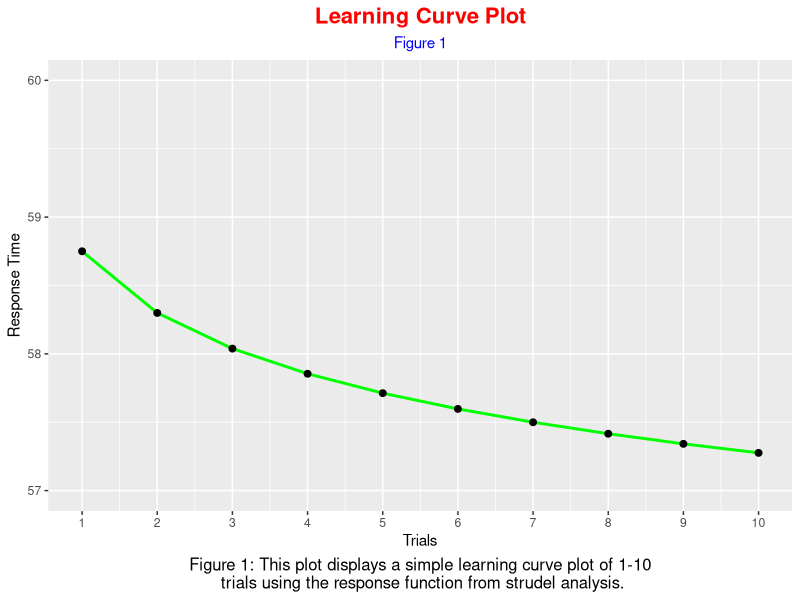
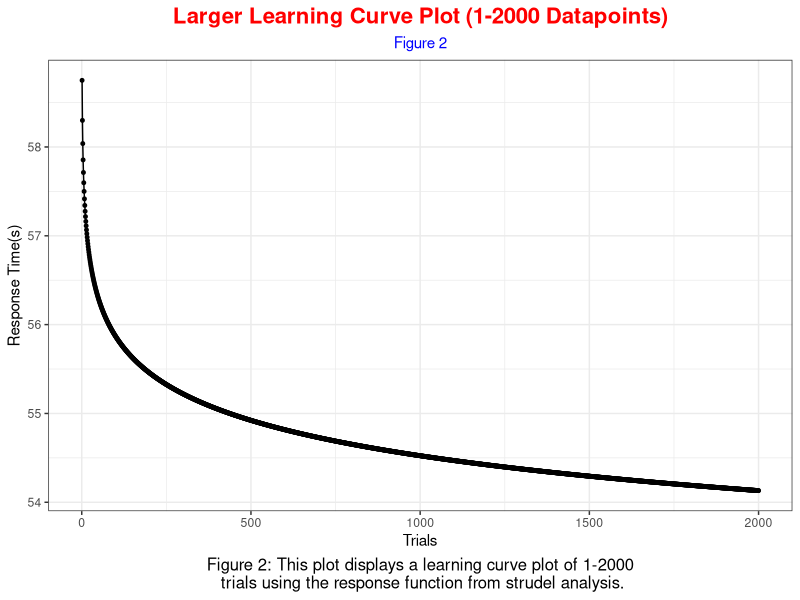
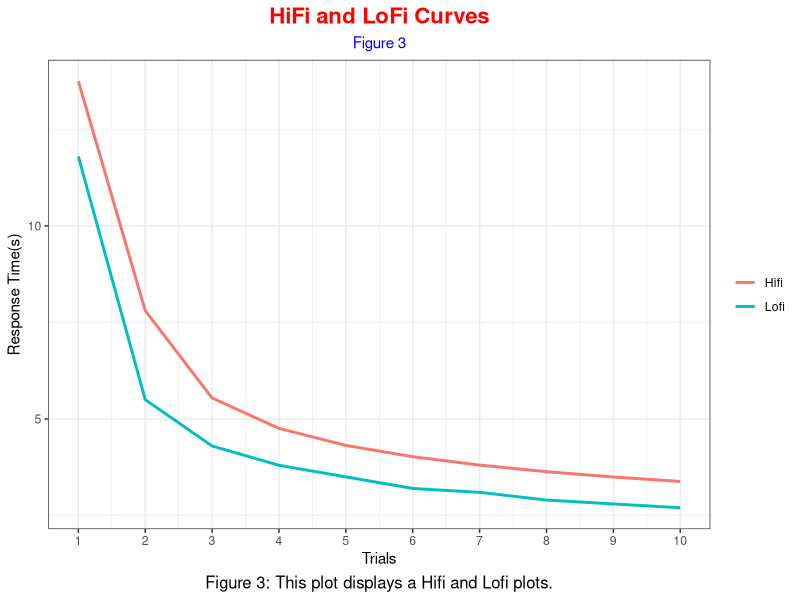
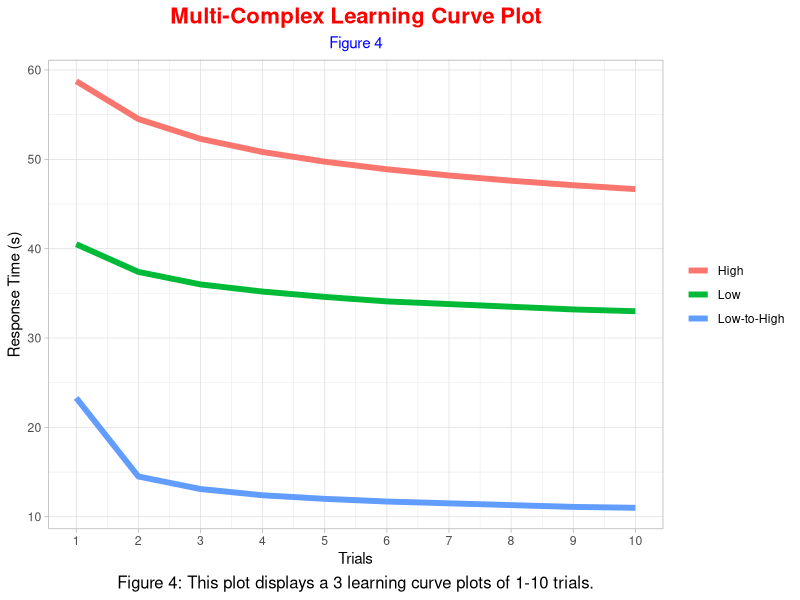
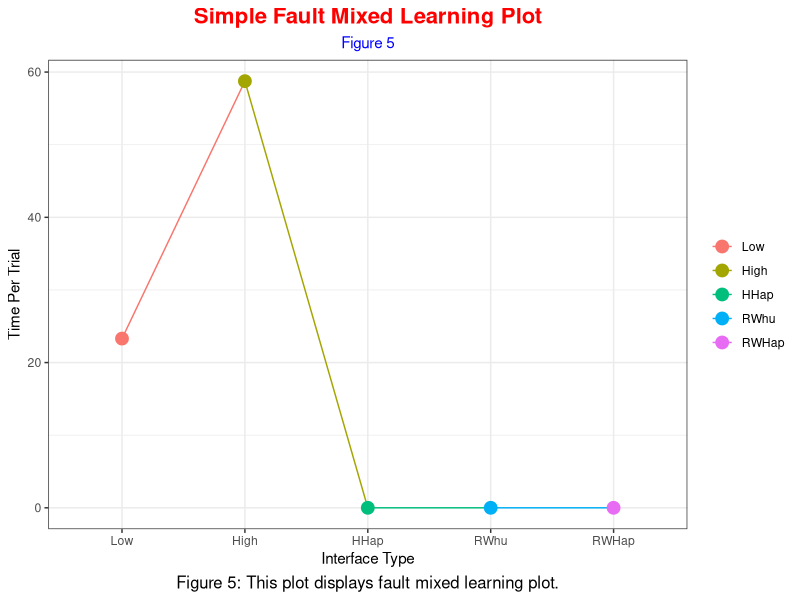
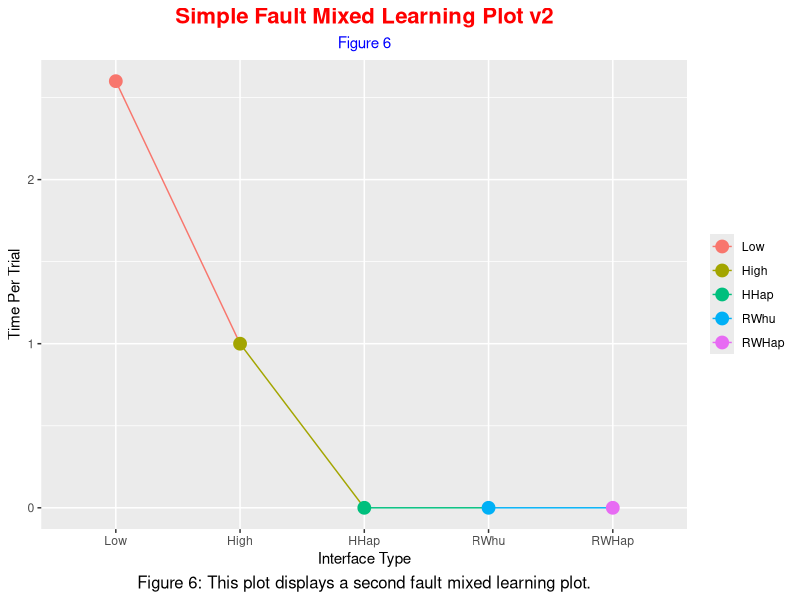
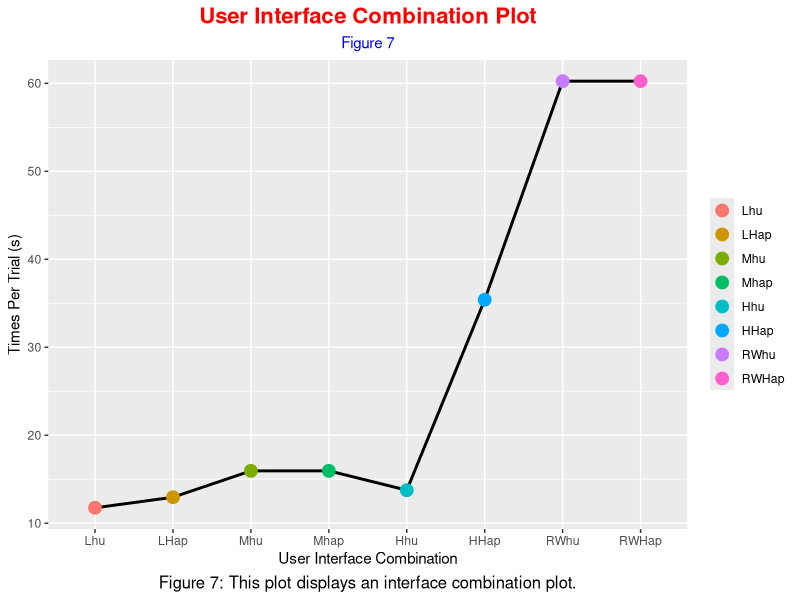
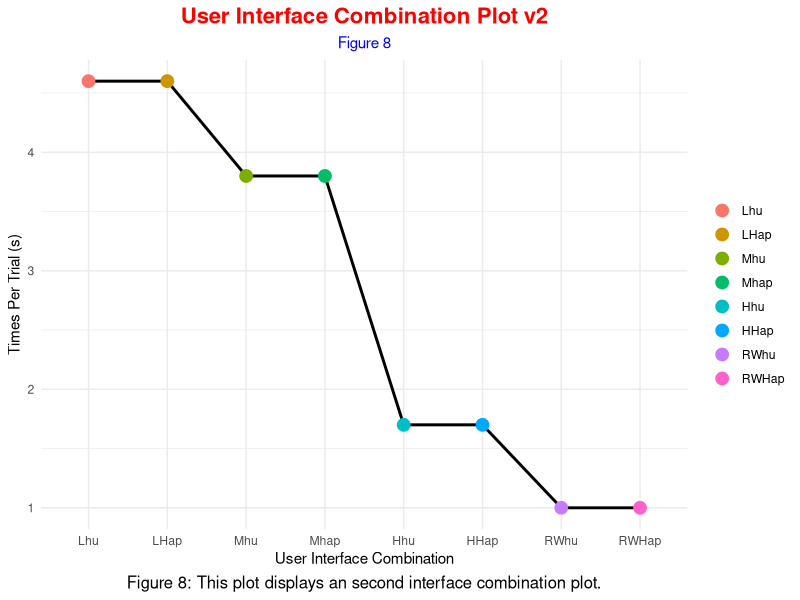

Source code (R) for these figures, in order:
## ---- chunk 1
knitr::opts_chunk$set(echo = TRUE)
## ---- chunk 2
library(dplyr)
library(ggplot2)
library(tidyr)

# options(max.print=1000000)
## ---- chunk 3
# This plot displays a simple learning curve plot of 1-10 trials using the response function from strudel analysis.

# Variables for response function
alpha = 0.02
fixedTasks = 26
learnedTasks = 32.75

# Data frame is the data structure used to store data for visualize plots 
learning_curve = data.frame(
  labels = c(1:10),
  respFunc = fixedTasks + (learnedTasks*((c(1:10))^-alpha))
)

ggplot(learning_curve, aes(x = labels, y = respFunc)) +
  #labs(x = "Trials", y = "Response Time") + #response time, task time
  labs(x = "Trials", y = "Response Time",
       title = "Learning Curve Plot", 
       subtitle = "Figure 1",
       caption = "Figure 1: This plot displays a simple learning curve plot of 1-10\n trials using the response function from strudel analysis.") +
  geom_line(color="green", size=1) + 
  geom_point(size = 2) +
  ylim(57, 60) +
  scale_x_continuous(breaks=c(1:10)) + 
  theme(legend.title=element_blank(), 
  plot.title = element_text(color = "red", size = 16, face = "bold", hjust = 0.5),
  plot.subtitle = element_text(color = "blue", hjust = 0.5),
  plot.caption = element_text(color = "black", size = 12, hjust = 0.5))

## ---- chunk 4
# This plot displays a learning curve plot of 1-2000 trials using the response function   from strudel analysis.

# Data frame is the data structure used to store data for visualize plots 
larger_learning_curve = data.frame(
  labels = c(1:2000),
  respFunc = fixedTasks + (learnedTasks*((c(1:2000))^-alpha))
)

# Visualization and construction of plot
ggplot(larger_learning_curve, aes(x = labels, y = respFunc)) + 
  labs(x = "Trials", y = "Response Time(s)",
       title = "Larger Learning Curve Plot (1-2000 Datapoints)", 
       subtitle = "Figure 2",
       caption = "Figure 2: This plot displays a learning curve plot of 1-2000\n trials using the response function from strudel analysis.") +
  geom_line() +
  geom_point(size=1) +
  theme_bw() + 
  theme(legend.title=element_blank(), 
  plot.title = element_text(color = "red", size = 16, face = "bold", hjust = 0.5),
  plot.subtitle = element_text(color = "blue", hjust = 0.5),
  plot.caption = element_text(color = "black", size = 12, hjust = 0.5))

## ---- chunk 5
# This plot displays a Hifi and Lofi plot from strudel analysis.

# Data frame is the data structure used to store data for visualize plots 
two_line_plot = data.frame( #Use function to generate plots
  time_blocks = c(1:10),
  lofi_resp_time = c(11.8,5.5,4.3,3.8,3.5,3.2,3.1,2.9,2.8,2.7),
  hifi_resp_time = c(13.75,7.807,5.544,4.756,4.316,4.022,3.805,3.635,3.497,3.382)
)

# Visualization and construction of plot
ggplot(two_line_plot, aes(x=time_blocks)) +
  geom_line(aes(y=lofi_resp_time, color="Lofi"), size = 1)+ 
  geom_line(aes(y=hifi_resp_time,color="Hifi"),size=1) + 
  labs(x = "Trials", y = "Response Time(s)",
       title = "HiFi and LoFi Curves", 
       subtitle = "Figure 3",
       caption = "Figure 3: This plot displays a Hifi and Lofi plots.") + 
  scale_x_continuous(breaks=c(1:10)) +
  theme_bw() + 
  theme(legend.title=element_blank(), 
  plot.title = element_text(color = "red", size = 16, face = "bold", hjust = 0.5),
  plot.subtitle = element_text(color = "blue", hjust = 0.5),
  plot.caption = element_text(color = "black", size = 12, hjust = 0.5))
## ---- chunk 6
# This plot displays a 3 learning curve plots of 1-10 trials using the response function and data from strudel analysis.

# Variables for response function
alpha = .20
fixedTasks = 26
learnedTasks = 32.75

# Data frame is the data structure used to store data for visualize plots 
multi_learning_curve = data.frame(
  labels = c(1:10),
  respFunc = fixedTasks + (learnedTasks*((c(1:10))^-alpha)),#Function working for this
  respFunc2 = c(40.5,37.4,36,35.2,34.6,34.1,33.8,33.5,33.2,33),#Change to working function
  respFunc3 = c(23.3,14.5,13.1,12.4,12,11.7,11.5,11.3,11.1,11)#Change to working function
)

# Visualization and construction of plot
ggplot(multi_learning_curve, aes(x = labels)) + 
  geom_line(aes(y = respFunc, color="High", group= 1), size = 2) +
  geom_line(aes(y = respFunc2, color="Low", group= 2), size = 2) +
  geom_line(aes(y = respFunc3, color="Low-to-High", group= 3), size = 2) +
  labs(x = "Trials", y = "Response Time (s)",
       title = "Multi-Complex Learning Curve Plot", 
       subtitle = "Figure 4",
       caption = "Figure 4: This plot displays a 3 learning curve plots of 1-10 trials.") + 
  scale_x_continuous(breaks=c(1:10)) +
  theme_light() + 
  theme(legend.title=element_blank(), 
  plot.title = element_text(color = "red", size = 16, face = "bold", hjust = 0.5),
  plot.subtitle = element_text(color = "blue", hjust = 0.5),
  plot.caption = element_text(color = "black", size = 12, hjust = 0.5))

## ---- chunk 7
# This plot displays fault mixed learning plot using the data from strudel analysis.

# Data frame is the data structure used to store data for visualize plots 
fault_mixed_learning_plot = data.frame(
  labels = c("Low", "High", "HHap", "RWhu", "RWHap"),
  data = c(23.3,58.75,0,0,0)
)

sorted_labels = factor(fault_mixed_learning_plot$labels,levels = c("Low", "High", "HHap", "RWhu", "RWHap"))# Sorts labels using factor function 

# Visualization and construction of plot
ggplot(fault_mixed_learning_plot, aes(x = sorted_labels, y = data, color=sorted_labels, group= 1)) + 
  geom_line() +
  geom_point(size = 4) +
  labs(x = "Interface Type",y = "Time Per Trial",
       title = "Simple Fault Mixed Learning Plot", 
       subtitle = "Figure 5",
       caption = "Figure 5: This plot displays fault mixed learning plot.") + 
  theme_bw() + 
  theme(legend.title=element_blank(), 
  plot.title = element_text(color = "red", size = 16, face = "bold", hjust = 0.5),
  plot.subtitle = element_text(color = "blue", hjust = 0.5),
  plot.caption = element_text(color = "black", size = 12, hjust = 0.5))
## ---- chunk 8
# This plot displays a second fault mixed learning plot using the data from strudel analysis.

# Data frame is the data structure used to store data for visualize plots 
fault_mixed_learning_plot_v2 = data.frame(
  labels = c("Low", "High", "HHap", "RWhu", "RWHap"),
  data = c(2.6,1,0,0,0)
)

sorted_labels = factor(fault_mixed_learning_plot_v2$labels,levels = c("Low", "High", "HHap", "RWhu", "RWHap"))# Sorts labels using factor function 

# Visualization and construction of plot
ggplot(fault_mixed_learning_plot_v2, aes(x = sorted_labels, y = data, color=sorted_labels, group= 1)) + 
  geom_line() +
  labs(x = "Interface Type", y = "Time Per Trial",
       title = "Simple Fault Mixed Learning Plot v2", 
       subtitle = "Figure 6",
       caption = "Figure 6: This plot displays a second fault mixed learning plot.") + 
  geom_point(size = 4) +
  theme_gray()+ 
  theme(legend.title=element_blank(), 
  plot.title = element_text(color = "red", size = 16, face = "bold", hjust = 0.5),
  plot.subtitle = element_text(color = "blue", hjust = 0.5),
  plot.caption = element_text(color = "black", size = 12, hjust = 0.5))

## ---- chunk 9
# This plot displays an interface combination plot using the data from strudel analysis.

rand_values = runif(2000, min=0, max=61)#Generates Random Values N=2000, i = 0-61

# Data frame is the data structure used to store data for visualize plots 
ui_combo_plot = data.frame(
  id = c(1:8),
  ui_combo = 	c("Lhu","LHap","Mhu","Mhap","Hhu","HHap","RWhu","RWHap"),		
  time_per_trial = c(11.75,12.95,15.95,15.95,13.75,35.4,60.25,60.25), 
  stringsAsFactors = FALSE
)
sorted_labels = factor(ui_combo_plot$ui_combo,levels = c("Lhu","LHap","Mhu","Mhap","Hhu","HHap","RWhu","RWHap"))

# Visualization and construction of plot
ggplot(ui_combo_plot, aes(sorted_labels,time_per_trial, group = 1, color=sorted_labels))+
  geom_line(color='black',size=1) +
  geom_point(size = 4) +
  labs(x = "User Interface Combination", y = "Times Per Trial (s)",
       title = "User Interface Combination Plot", 
       subtitle = "Figure 7",
       caption = "Figure 7: This plot displays an interface combination plot.") + 
  theme_gray() + 
  theme(legend.title=element_blank(), 
  plot.title = element_text(color = "red", size = 16, face = "bold", hjust = 0.5),
  plot.subtitle = element_text(color = "blue", hjust = 0.5),
  plot.caption = element_text(color = "black", size = 12, hjust = 0.5))
## ---- chunk 10
# This plot displays an second interface combination plot using the data from strudel analysis.

# Data frame is the data structure used to store data for visualize plots 
ui_combo_plot_v2 = data.frame(
  id = c(1:8),
  ui_combo = 	c("Lhu","LHap","Mhu","Mhap","Hhu","HHap","RWhu","RWHap"),		
  time_per_trial = c(4.6,4.6,3.8,3.8,1.7,1.7,1,1)
)
sorted_labels = factor(ui_combo_plot_v2$ui_combo,levels = c("Lhu","LHap","Mhu","Mhap","Hhu","HHap","RWhu","RWHap"))

# Visualization and construction of plot
ggplot(ui_combo_plot_v2, aes(sorted_labels,time_per_trial, group = 1, color=sorted_labels))+
  geom_line(color='black',size=1) +
  geom_point(size = 4) +
  labs(x = "User Interface Combination", y = "Times Per Trial (s)",
       title = "User Interface Combination Plot v2", 
       subtitle = "Figure 8",
       caption = "Figure 8: This plot displays an second interface combination plot.") + 
  theme_minimal() + 
  theme(legend.title=element_blank(), 
  plot.title = element_text(color = "red", size = 16, face = "bold", hjust = 0.5),
  plot.subtitle = element_text(color = "blue", hjust = 0.5),
  plot.caption = element_text(color = "black", size = 12, hjust = 0.5))
## ---- chunk 11
# This plot displays a random plot of 10 trials 

# Random Plot 
efforts = runif(10, min=0, max=10)

# Data frame is the data structure used to store data for visualize plots 
logPlot = data.frame(
  eff = efforts,
  Y = c(1:10)
)

# Visualization and construction of plot
ggplot(data = logPlot, aes(x = efforts, y = Y, color=Y)) +
  geom_line() +
  geom_point() +
  labs(x = "Trials", y = "Response Time",
       title = "Random Plot", 
       subtitle = "Figure 9",
       caption = "Figure 9: This plot displays a random plot of 10 trials.") + 
  scale_x_continuous(breaks=c(1:10)) +
  scale_y_continuous(breaks=c(1:10)) +
  geom_smooth(method = "lm", se = FALSE)  + 
  theme(
  plot.title = element_text(color = "red", size = 16, face = "bold", hjust = 0.5),
  plot.subtitle = element_text(color = "blue", hjust = 0.5),
  plot.caption = element_text(color = "black", size = 12, hjust = 0.5))

#https://holtzy.github.io/Pimp-my-rmd/#tabs_for_sub-chapters
## ---- chunk 12
# This plot displays an log plot using the data from strudel analysis.

efforts = runif(10, min=0, max=10)

# Data frame is the data structure used to store data for visualize plots 
logPlot = data.frame(
  eff = efforts,
  Y = c(1:10)
)

# Visualization and construction of plot
ggplot(data = logPlot, aes(x = efforts, y = Y, color=Y)) + 
  geom_line() +
  geom_point() +
  scale_x_continuous(breaks=c(1:10)) +
  scale_y_continuous(breaks=c(1:10)) +
  labs(x = "Trials", y = "Response Time",
       title = "Log Log Plot", 
       subtitle = "Figure 10",
       caption = "Figure 10: This plot displays an log plot.") + 
  geom_smooth(method = "lm", se = FALSE) + 
  theme(
  plot.title = element_text(color = "red", size = 16, face = "bold", hjust = 0.5),
  plot.subtitle = element_text(color = "blue", hjust = 0.5),
  plot.caption = element_text(color = "black", size = 12, hjust = 0.5))

# !!! add descriptions to graphs, and change names of tabs

#https://holtzy.github.io/Pimp-my-rmd/#tabs_for_sub-chapters
## ---- chunk 13
# SOURCES
# [1] https://holtzy.github.io/Pimp-my-rmd/#tabs_for_sub-chapters
# [2] https://en.wikipedia.org/wiki/Power_law_of_practice
